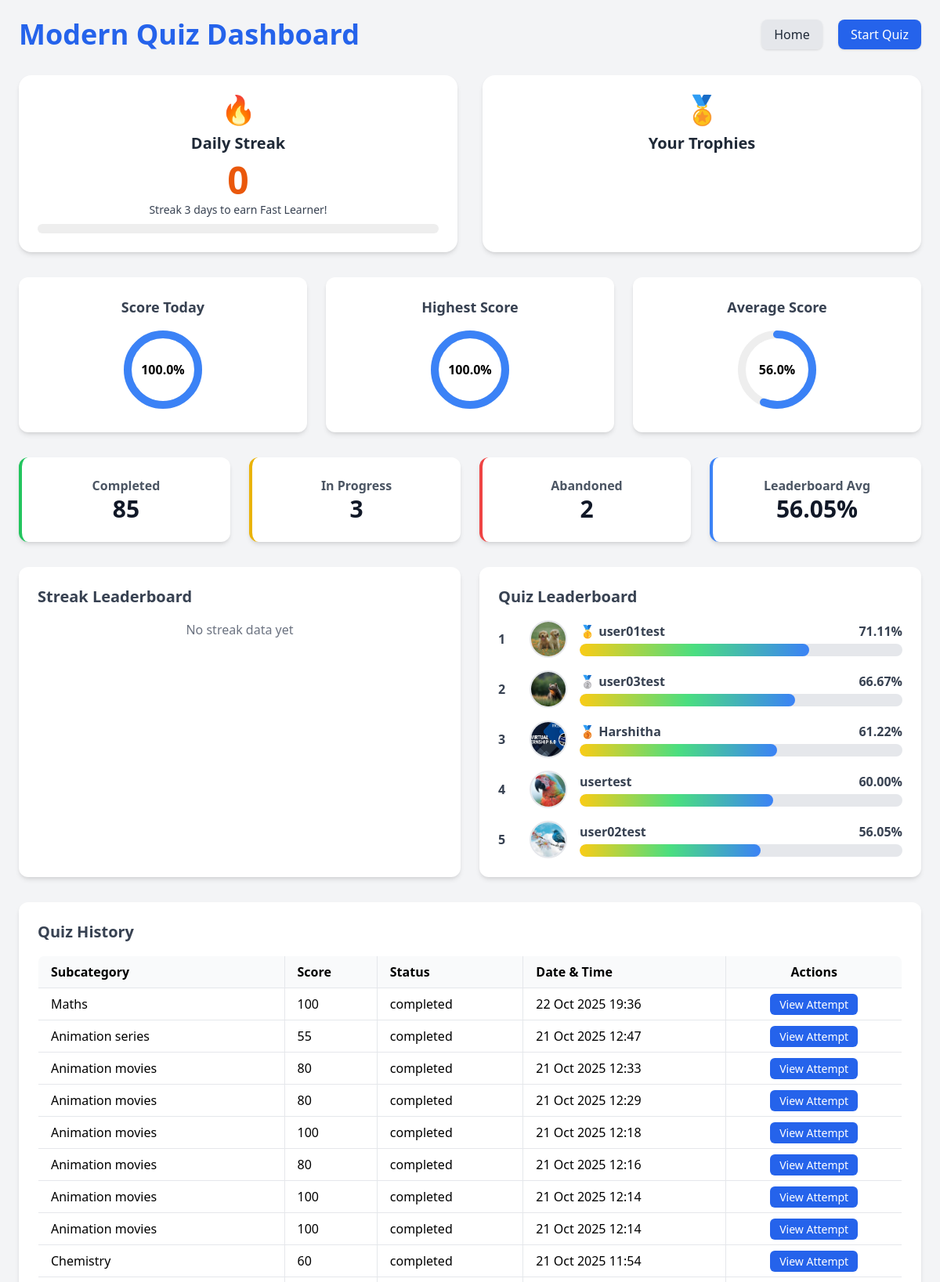
/dashboard/ (signed in, upper part), run on the app's committed database.
### quiz_app/models.py (models this page shows, shortened)
class QuizAttempt(models.Model):
    STATUS_CHOICES = [
        ("completed", "Completed"),
        ("in_progress", "In Progress"),
        ("abandoned", "Abandoned"),
    ]
    user = models.ForeignKey(User, on_delete=models.CASCADE)
    subcategory = models.ForeignKey(Subcategory, on_delete=models.SET_NULL, null=True, blank=True)
    score = models.IntegerField(null=True, blank=True)
    status = models.CharField(max_length=20, choices=STATUS_CHOICES, default="in_progress")
    attempted_at = models.DateTimeField(auto_now_add=True)
    answers = models.JSONField(default=dict, blank=True)
    """
    Example structure:
    {
        "586": {
            "text": "Question text...",
            "options": {"a": "...", "b": "...", "c": "...", "d": "..."},
            "correct_answer": "a",
            "user_answer": "b",
            "explanation": "..."
        },
        ...
    }
    """

class Subcategory(models.Model):
    name = models.CharField(max_length=100)
    category = models.ForeignKey(Category, on_delete=models.CASCADE, related_name="subcategories")
    description = models.TextField(blank=True, null=True)

### quiz_app/views.py (the view)
# urls.py: path('dashboard/', views.dashboard_view, name='dashboard'),
@login_required
def dashboard_view(request):
    user = request.user
    attempts_qs = QuizAttempt.objects.filter(user=user).order_by('-attempted_at')
    for attempt in attempts_qs:
        if attempt.attempted_at:
            attempt.local_attempted_at = timezone.localtime(attempt.attempted_at, IST)
    return render(request, "quiz_app/dashboard.html", {
        "history": attempts_qs
    })

### quiz_app/templates/quiz_app/dashboard.html (shortened to what this page needs)
{% load static %}
<!DOCTYPE html>
<html lang="en">
<head>
<script src="https://cdn.tailwindcss.com"></script>
</head>
<body class="bg-gray-100 min-h-screen p-6">
<nav class="flex justify-between items-center mb-8">
  <h1 class="text-4xl font-bold text-blue-600">Modern Quiz Dashboard</h1>
  <div class="space-x-4">
    <a href="{% url 'home' %}" class="bg-gray-200 hover:bg-gray-300 text-gray-800 px-4 py-2 rounded-lg shadow">Home</a>
    <a href="{% url 'quiz_categories' %}" class="bg-blue-600 hover:bg-blue-700 text-white px-4 py-2 rounded-lg shadow">Start Quiz</a>
  </div>
</nav>
<div class="grid grid-cols-1 md:grid-cols-2 top-section">
  <div class="relative bg-white rounded-2xl p-6 shadow-md text-center overflow-hidden group">
    <div class="text-4xl mb-2 animate-bounce-slow small-symbol">🔥</div>
    <h3 class="card-title font-semibold text-gray-800">Daily Streak</h3>
    <p id="daily-streak" class="text-5xl font-extrabold text-orange-600 mt-2 animate-pulse-slow"></p>
    <p class="text-sm text-gray-700 mt-1" id="next-trophy">Next trophy: Fast Learner</p>
    <div class="milestone-bar">
    </div>
  </div>
  <div class="relative bg-white rounded-2xl p-6 shadow-md text-center overflow-hidden group">
    <div class="text-4xl mb-2 small-symbol">🏅</div>
    <h3 class="card-title font-semibold text-gray-800">Your Trophies</h3>
  </div>
</div>
<div class="grid grid-cols-1 sm:grid-cols-3 gap-6 mb-8">
  <div class="bg-white shadow-md rounded-xl p-6 text-center">
    <h2 class="text-lg font-semibold text-gray-700 mb-4">Score Today</h2>
    <div class="circle-chart">
      <svg viewBox="0 0 100 100">
        <circle class="circle-bg" cx="50" cy="50" r="45"></circle>
        <circle class="circle-progress" id="today-score-circle" cx="50" cy="50" r="45"></circle>
      </svg>
      <div class="circle-text" id="today-score-text">0%</div>
    </div>
  </div>
  <div class="bg-white shadow-md rounded-xl p-6 text-center">
    <h2 class="text-lg font-semibold text-gray-700 mb-4">Highest Score</h2>
    <div class="circle-chart">
      <svg viewBox="0 0 100 100">
        <circle class="circle-bg" cx="50" cy="50" r="45"></circle>
        <circle class="circle-progress" id="highest-score-circle" cx="50" cy="50" r="45"></circle>
      </svg>
      <div class="circle-text" id="highest-score-text">0%</div>
    </div>
  </div>
  <div class="bg-white shadow-md rounded-xl p-6 text-center">
    <h2 class="text-lg font-semibold text-gray-700 mb-4">Average Score</h2>
    <div class="circle-chart">
      <svg viewBox="0 0 100 100">
        <circle class="circle-bg" cx="50" cy="50" r="45"></circle>
        <circle class="circle-progress" id="average-score-circle" cx="50" cy="50" r="45"></circle>
      </svg>
      <div class="circle-text" id="average-score-text">0%</div>
    </div>
  </div>
</div>
<div class="grid grid-cols-1 sm:grid-cols-4 gap-6 mb-8">
  <div class="stat-card bg-white shadow-md rounded-xl p-6 text-center border-l-4 border-green-500">
    <h2 class="font-semibold text-gray-600">Completed</h2>
    <p id="completed" class="text-3xl font-bold text-gray-900">0</p>
  </div>
  <div class="stat-card bg-white shadow-md rounded-xl p-6 text-center border-l-4 border-yellow-500">
    <h2 class="font-semibold text-gray-600">In Progress</h2>
    <p id="in-progress" class="text-3xl font-bold text-gray-900">0</p>
  </div>
  <div class="stat-card bg-white shadow-md rounded-xl p-6 text-center border-l-4 border-red-500">
    <h2 class="font-semibold text-gray-600">Abandoned</h2>
    <p id="abandoned" class="text-3xl font-bold text-gray-900">0</p>
  </div>
  <div class="stat-card bg-white shadow-md rounded-xl p-6 text-center border-l-4 border-blue-500">
    <h2 class="font-semibold text-gray-600">Leaderboard Avg</h2>
    <p id="average-score-leader" class="text-3xl font-bold text-gray-900">0%</p>
  </div>
</div>
<div class="grid grid-cols-1 md:grid-cols-2 gap-6 mb-8">
  <div class="bg-white shadow-md rounded-xl p-6">
    <h2 class="text-xl font-semibold text-gray-700 mb-4">Streak Leaderboard</h2>
    <div id="streak-leaderboard-container" class="space-y-4">
    </div>
  </div>
  <div class="bg-white shadow-md rounded-xl p-6">
    <h2 class="text-xl font-semibold text-gray-700 mb-4">Quiz Leaderboard</h2>
    <div id="leaderboard-container" class="space-y-4">
    </div>
  </div>
</div>
  <div class="bg-white shadow-md rounded-xl p-6 mb-8">
    <h2 class="text-xl font-semibold text-gray-700 mb-4">Quiz History</h2>
    <table class="w-full text-left border border-gray-200 rounded-lg overflow-hidden">
      <thead class="bg-gray-50">
        <tr>
          <th class="px-4 py-2 border">Subcategory</th>
          <th class="px-4 py-2 border">Score</th>
          <th class="px-4 py-2 border">Status</th>
          <th class="px-4 py-2 border">Date & Time</th>
          <th class="px-4 py-2 border text-center">Actions</th>
        </tr>
      </thead>
      <tbody>
        {% for attempt in history %}
        <tr class="history-row hover:bg-gray-50">
          <td class="border px-4 py-2">{{ attempt.subcategory.name }}</td>
          <td class="border px-4 py-2">{{ attempt.score }}</td>
          <td class="border px-4 py-2">{{ attempt.status }}</td>
          <td class="border px-4 py-2">{{ attempt.attempted_at|date:"d M Y H:i" }}</td>
          <td class="border px-4 py-2 text-center">
            {% if attempt.status == "completed" %}
              <a href="{% url 'view_attempt' attempt.id %}" class="bg-blue-600 hover:bg-blue-700 text-white px-3 py-1 rounded-md text-sm">View Attempt</a>
            {% elif attempt.status == "in_progress" %}
              <a href="{% url 'resume_quiz' attempt.id %}" class="bg-green-600 hover:bg-green-700 text-white px-3 py-1 rounded-md text-sm">Resume</a>
            {% else %}
              <span class="text-red-500 font-semibold">Abandoned</span>
            {% endif %}
          </td>
        </tr>
        {% empty %}
        <tr><td colspan="5" class="text-center py-4 text-gray-500">No history yet</td></tr>
        {% endfor %}
      </tbody>
    </table>
  </div>
</body>
</html>

### quiz_app/templates/quiz_app/dashboard.html (style rules this page uses)
.circle-chart { position: relative; display: inline-block; width: 100px; height: 100px; }
.circle-chart svg { transform: rotate(-90deg); }
.circle-text { position: absolute; top: 50%; left: 50%; transform: translate(-50%, -50%); font-weight: bold; font-size: 1rem; }
.animate-pulse-slow { animation: pulseSlow 2s ease-in-out infinite; }
.animate-bounce-slow { animation: bounceSlow 3s ease-in-out infinite; }
.small-symbol { font-size: 2rem; }
.card-title { font-size: 1.25rem; }
.top-section { gap: 2rem; margin-bottom: 2rem; }
.milestone-bar { position: relative; background: #eee; height: 12px; border-radius: 6px; overflow: hidden; margin-top: 0.5rem; }

### data on the page
QuizAttempt: subcategory.name "Maths", score "100", status "completed", attempted_at "22 Oct 2025 19:36", shows "View Attempt"
QuizAttempt: subcategory.name "Animation series", score "55", status "completed", attempted_at "21 Oct 2025 12:47", shows "View Attempt"
QuizAttempt: subcategory.name "Animation movies", score "80", status "completed", attempted_at "21 Oct 2025 12:33", shows "View Attempt"
QuizAttempt: subcategory.name "Animation movies", score "80", status "completed", attempted_at "21 Oct 2025 12:29", shows "View Attempt"
QuizAttempt: subcategory.name "Animation movies", score "100", status "completed", attempted_at "21 Oct 2025 12:18", shows "View Attempt"
QuizAttempt: subcategory.name "Animation movies", score "80", status "completed", attempted_at "21 Oct 2025 12:16", shows "View Attempt"
QuizAttempt: subcategory.name "Animation movies", score "100", status "completed", attempted_at "21 Oct 2025 12:14", shows "View Attempt"
QuizAttempt: subcategory.name "Animation movies", score "100", status "completed", attempted_at "21 Oct 2025 12:14", shows "View Attempt"
QuizAttempt: subcategory.name "Chemistry", score "60", status "completed", attempted_at "21 Oct 2025 11:54", shows "View Attempt"
